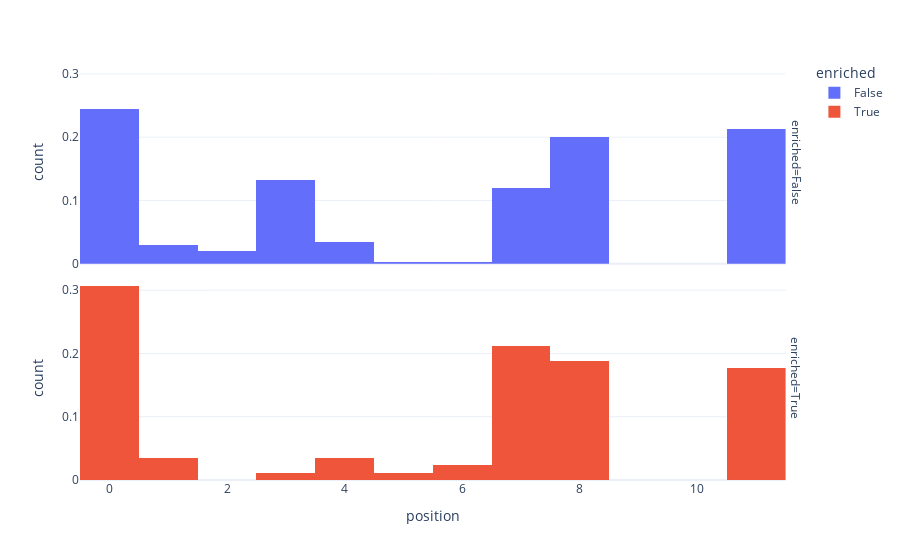

Here is the notebook cell this chart was saved with:
### Code cell
px.histogram(
    pos_diff, x = 'position', color = 'enriched',
    histnorm = 'probability',
    facet_row = 'enriched'
)

### Figure 1 — Plotly figure (JSON) as saved in the notebook; plotly's stock layout.template omitted (floating-point values rounded to 4 significant figures; data arrays with more than 128 entries replaced by an {"elided": "..."} marker saying what was removed)
{"data": [{"alignmentgroup": "True", "bingroup": "x", "histnorm": "probability", "hoverlabel": {"namelength": 0}, "hovertemplate": "enriched=False<br>position=%{x}<br>count=%{y}", "legendgroup": "False", "marker": {"color": "#636efa"}, "name": "False", "offsetgroup": "False", "orientation": "v", "showlegend": true, "type": "histogram", "x": {"elided": "7759 int values"}, "xaxis": "x2", "yaxis": "y2"}, {"alignmentgroup": "True", "bingroup": "x", "histnorm": "probability", "hoverlabel": {"namelength": 0}, "hovertemplate": "enriched=True<br>position=%{x}<br>count=%{y}", "legendgroup": "True", "marker": {"color": "#EF553B"}, "name": "True", "offsetgroup": "True", "orientation": "v", "showlegend": true, "type": "histogram", "x": [11, 11, 11, 11, 11, 0, 0, 0, 8, 11, 7, 8, 0, 8, 0, 11, 0, 11, 0, 7, 0, 0, 11, 0, 7, 8, 0, 11, 7, 8, 11, 7, 8, 11, 7, 8, 11, 0, 7, 8, 0, 7, 8, 0, 7, 8, 0, 7, 8, 0, 8, 7, 11, 0, 7, 8, 11, 0, 0, 0, 0, 7, 1, 8, 1, 8, 0, 1, 3, 4, 0, 6, 0, 6, 0, 7, 0, 5, 8, 4, 7, 4, 7, 7, 7], "xaxis": "x", "yaxis": "y"}], "layout": {"annotations": [{"font": {}, "showarrow": false, "text": "enriched=True", "textangle": 90, "x": 0.98, "xanchor": "left", "xref": "paper", "y": 0.2425, "yanchor": "middle", "yref": "paper"}, {"font": {}, "showarrow": false, "text": "enriched=False", "textangle": 90, "x": 0.98, "xanchor": "left", "xref": "paper", "y": 0.7575, "yanchor": "middle", "yref": "paper"}], "barmode": "relative", "legend": {"title": {"text": "enriched"}, "tracegroupgap": 0}, "margin": {"t": 60}, "xaxis": {"anchor": "y", "domain": [0, 0.98], "title": {"text": "position"}}, "xaxis2": {"anchor": "y2", "domain": [0, 0.98], "matches": "x", "showticklabels": false}, "yaxis": {"anchor": "x", "domain": [0, 0.485], "title": {"text": "count"}}, "yaxis2": {"anchor": "x2", "domain": [0.515, 1], "matches": "y", "title": {"text": "count"}}}}
